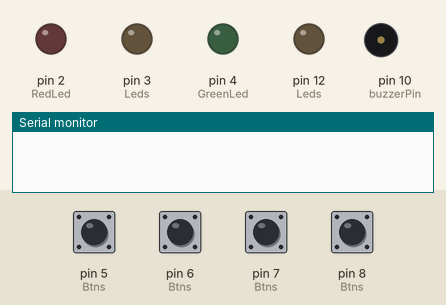
Bench run of a sketch on a simulated Arduino Uno, built with avr-gcc and run on an emulated ATmega328P. Parts: output pins drawn as LEDs (lit = HIGH), buzzer (waves = sounding), the last lines printed to the serial monitor. Dashed ring = blinking. The inputs (shaded band) are chosen by the test bench; at power-on: pin 5 (Btns), pin 6 (Btns), pin 7 (Btns), pin 8 (Btns) HIGH. Random numbers use the default seed unless the sketch sets one.

Above: at 3.0 s.
3.1 s: pin 6 (Btns) pulled LOW for 1 s
At 3.85 s:
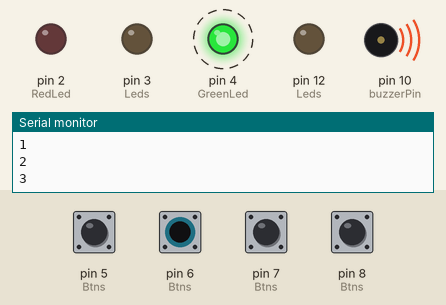
6.5 s: pin 5 (Btns) pulled LOW for 1 s
At 7.6 s:
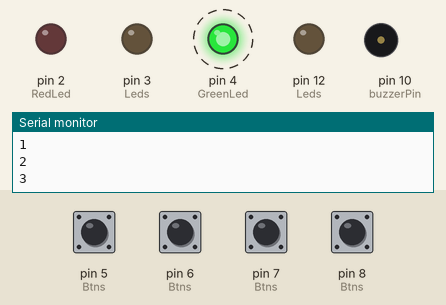
9.5 s: pin 7 (Btns) pulled LOW for 1 s
12.0 s: pin 8 (Btns) pulled LOW for 1 s
At 15.3 s:
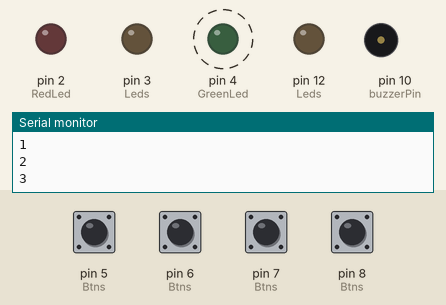
15.4 s: pin 8 (Btns) pulled LOW for 0.15 s
Timing chart, 0 to 18.0 s (numbered marks = the images above; inputs shaded):
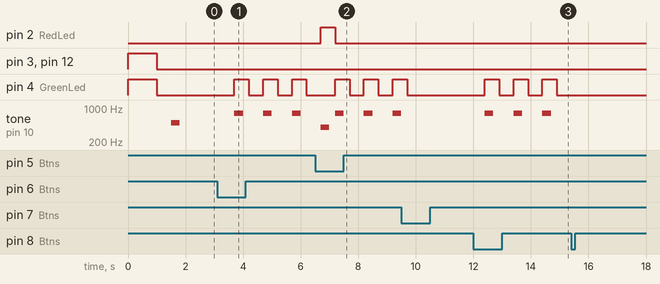

The sketch:

sketch_aug9b.ino
```cpp
#define RedLed 2
#define YellowLed 3
#define GreenLed 4
#define BlueLed 12
#define RedBtn 5
#define YellowBtn 6
#define GreenBtn 7
#define BlueBtn 8
#define buzzerPin 10
#define NUM_OF_LEDS 4
int Leds[NUM_OF_LEDS]={RedLed,YellowLed,GreenLed,BlueLed};
int Btns[NUM_OF_LEDS]={RedBtn,YellowBtn,GreenBtn,BlueBtn};
int rnd;
int CurrBtn;
int LastBtn;
unsigned long LastPressTime;
int score=0;
void setup() {
  // put your setup code here, to run once:
Serial.begin(9600);
randomSeed(analogRead(A1));
for(int i=0;i<NUM_OF_LEDS;i++){
  pinMode(Leds[i],OUTPUT);
}
for(int i=0;i<NUM_OF_LEDS;i++){
  pinMode(Btns[i],INPUT_PULLUP);
}

LastPressTime=millis();


rnd=random(0,NUM_OF_LEDS);
for(int i=0;i<NUM_OF_LEDS;i++){
  if(i==rnd){
    digitalWrite(Leds[i],LOW);
  } else{
    digitalWrite(Leds[i],HIGH);
  }
}
delay(1000);
for(int i=0;i<NUM_OF_LEDS;i++){
 digitalWrite(Leds[i],LOW);
}
delay(500);
tone(buzzerPin, 500, 300);
delay(300);

}

void Victory(){
  digitalWrite(GreenLed,HIGH);
  tone(buzzerPin, 784,300);
  delay(500);
  digitalWrite(GreenLed,LOW);
  noTone(buzzerPin);
  delay(500);
}


void loop() {
  // put your main code here, to run repeatedly:

for(int i=0;i<NUM_OF_LEDS;i++){
CurrBtn=digitalRead(Btns[i]);
if((CurrBtn==LOW)&&(LastBtn==HIGH)&&(millis()-LastPressTime>50)){
  LastPressTime=millis();
  if(i==rnd){
    digitalWrite(RedLed,HIGH);
    tone(buzzerPin, 400, 300);
    delay(500);
    digitalWrite(RedLed,LOW);
  } else {
    score++;
    score = min(4,score);
    Serial.println(score);
    delay(200);
  }
}
LastBtn=CurrBtn;
}


if(score==3){
  Victory();
}
if(score==4){
  score=0;
}
}
```

Measured:
- after the input at 3.1 s, pin 4 (GreenLed): alternates HIGH for 0.50 s and LOW for 0.50 s, starting after 0.60 s; tone on pin 10 (buzzerPin): alternates 784 Hz for 0.30 s and silent for 0.70 s, starting after 0.60 s
- after the input at 6.5 s, pin 2 (RedLed): LOW → HIGH after 0.20 s, → LOW 0.50 s later
- after the input at 12.0 s, pin 4 (GreenLed): alternates HIGH for 0.50 s and LOW for 0.50 s, starting after 0.40 s; tone on pin 10 (buzzerPin): alternates 784 Hz for 0.30 s and silent for 0.70 s, starting after 0.40 s
